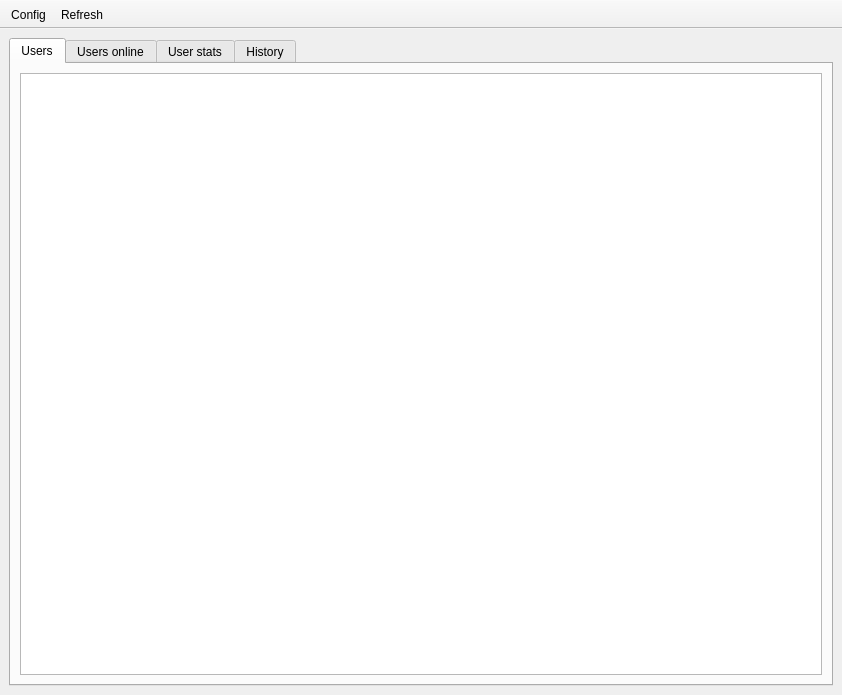
<?xml version="1.0" encoding="UTF-8"?>
<ui version="4.0">
 <class>MainWindow</class>
 <widget class="QMainWindow" name="MainWindow">
  <property name="geometry">
   <rect>
    <x>0</x>
    <y>0</y>
    <width>842</width>
    <height>686</height>
   </rect>
  </property>
  <property name="windowTitle">
   <string>MainWindow</string>
  </property>
  <widget class="QWidget" name="centralwidget">
   <layout class="QGridLayout" name="gridLayout">
    <item row="0" column="0">
     <widget class="QTabWidget" name="tabWidget">
      <property name="currentIndex">
       <number>0</number>
      </property>
      <widget class="QWidget" name="users">
       <attribute name="title">
        <string>Users</string>
       </attribute>
       <layout class="QGridLayout" name="gridLayout_2">
        <item row="0" column="0">
         <widget class="QTableView" name="users_tbl"/>
        </item>
       </layout>
      </widget>
      <widget class="QWidget" name="online_users">
       <attribute name="title">
        <string>Users online</string>
       </attribute>
       <layout class="QGridLayout" name="gridLayout_3">
        <item row="0" column="0">
         <widget class="QTableView" name="users_online_tbl"/>
        </item>
       </layout>
      </widget>
      <widget class="QWidget" name="user_stats">
       <attribute name="title">
        <string>User stats</string>
       </attribute>
       <layout class="QGridLayout" name="gridLayout_4">
        <item row="0" column="0">
         <widget class="QTableView" name="user_stats_tbl">
          <property name="minimumSize">
           <size>
            <width>800</width>
            <height>600</height>
           </size>
          </property>
         </widget>
        </item>
       </layout>
      </widget>
      <widget class="QWidget" name="history">
       <attribute name="title">
        <string>History</string>
       </attribute>
       <layout class="QGridLayout" name="gridLayout_5">
        <item row="0" column="0">
         <widget class="QTableView" name="history_tbl"/>
        </item>
       </layout>
      </widget>
     </widget>
    </item>
   </layout>
  </widget>
  <widget class="QToolBar" name="toolBar">
   <property name="windowTitle">
    <string>toolBar</string>
   </property>
   <property name="movable">
    <bool>false</bool>
   </property>
   <property name="allowedAreas">
    <set>Qt::LeftToolBarArea|Qt::TopToolBarArea</set>
   </property>
   <property name="orientation">
    <enum>Qt::Horizontal</enum>
   </property>
   <property name="floatable">
    <bool>true</bool>
   </property>
   <attribute name="toolBarArea">
    <enum>TopToolBarArea</enum>
   </attribute>
   <attribute name="toolBarBreak">
    <bool>false</bool>
   </attribute>
   <addaction name="open_config"/>
   <addaction name="action_refresh"/>
  </widget>
  <action name="open_config">
   <property name="text">
    <string>Config</string>
   </property>
  </action>
  <action name="action_refresh">
   <property name="checkable">
    <bool>true</bool>
   </property>
   <property name="text">
    <string>Refresh</string>
   </property>
   <property name="toolTip">
    <string>Refresh interval 10 sec</string>
   </property>
  </action>
 </widget>
 <resources/>
 <connections/>
</ui>
